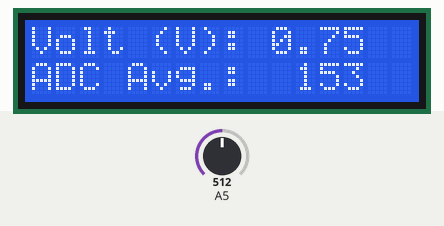
This sketch was run on a simulated Arduino Uno, built with avr-gcc and run on an emulated ATmega328P. On the bench: 16×2 character LCD. The inputs (shaded band) are chosen by the test bench; at power-on: A5 = 512.

Above: at 1.2 s.
1.3 s: A5 set to 716
At 1.9 s:
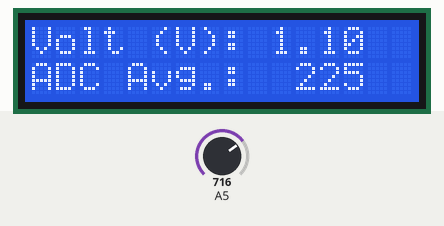
3.5 s: A5 set to 511
At 5.4 s:
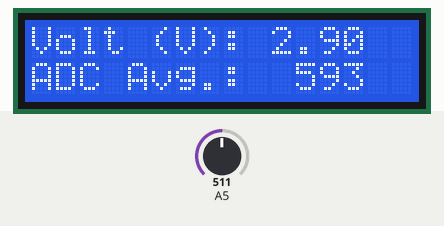
5.6 s: A5 set to 306
At 10.8 s:
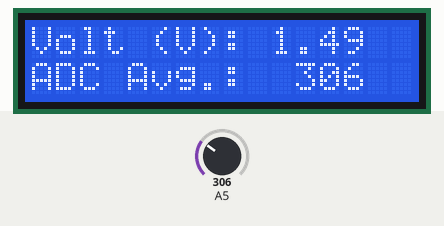
Timing chart, 0 to 12.3 s (numbered marks = the images above; inputs shaded):
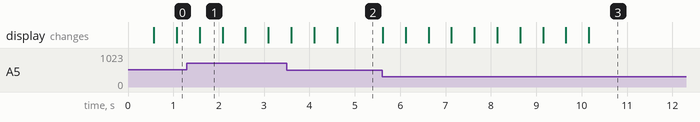

Measured:
- what the display in image 1 shows lasts 0.5 s, from 1.6 s to 2.1 s

The sketch:

havana.ino
```cpp
/******************************************************************************
* EECE 4510 / 5510 Digital Signal Processing
*
* Sketch to read photo resistor signal on A5.
* When light from unconnected fluorescent bulb is detected, RF may be present.
*
* Results are  displayed on 8x2 LCD display
*
* Original Code Credit:
* Fred J. Frigo
* Marquette University
* Sep 25, 2022
*
* Edited Version:
* Andrew Simon
* Marquette University
* Oct 18, 2022
*
* Kuman 1602 LCD Shield for Arduino:
*
* LCD RS pin to digital pin 8
* LCD Enable pin to digital pin 9
* LCD D4 pin to digital pin 4
* LCD D5 pin to digital pin 5
* LCD D6 pin to digital pin 6
* LCD D7 pin to digital pin 7
******************************************************************************/

// Include statements
#include <LiquidCrystal.h>

// Initialize parameters
unsigned int SAMPLE_SIZE = 10;
unsigned int sample_list[10];
unsigned int count = 0;

// initialize the library with the numbers of the interface pins of LCD display
LiquidCrystal lcd(8, 9, 4, 5, 6, 7);

// Setup function
void setup() {
  // initialize serial communication at 9600 bits per second:
  Serial.begin(9600);

  // set up the LCD's number of columns and rows:
  lcd.begin(16, 2);
}

// Main loop
void loop() {
  int sensorValue = analogRead(A5); //Read ADC value of A5
  sample_list[count] = sensorValue; //Store sample in list
  count += 1;                       //Increment sample count
  count = count % SAMPLE_SIZE;      //Keep count in sample range

  // Calculate average of samples
  unsigned int avgSample = 0;
  for (unsigned int i = 0; i < SAMPLE_SIZE; i++){
    avgSample += sample_list[i];
  }
  avgSample = (int)(avgSample / SAMPLE_SIZE);

  // Calculate and display voltage of average sample
  float avgVolt = avgSample * (5 / 1024.0);
  lcd.setCursor(0, 0);            // Set the cursor to column 0, line 0
  lcd.print("Volt (V): ");
  lcd.print(avgVolt);

  // Display average sample
  lcd.setCursor(0, 1);            // Set the cursor to column 0, line 1
  lcd.print("ADC Avg.: ");

  // Determine the number of digits needed to display
  if (avgSample < 10){          // Sensor value is one digit
    lcd.print(" ");
  } else if(avgSample < 100) {  // Sensor value is two digits
    lcd.print(" ");
  } else if(avgSample < 1000) { // Sensor value is three digits
    lcd.print(" ");
  }else {
    // No spacing needed
  }
  lcd.print(avgSample);         // Print value to LCD

  delay(500); //Add delay to main loop
}
```
